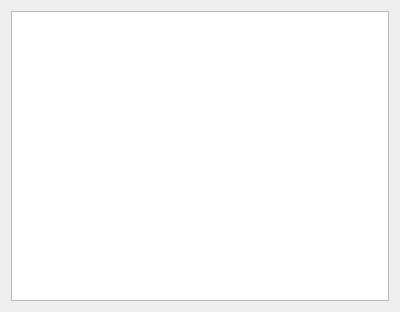
<?xml version="1.0" encoding="UTF-8"?>
<ui version="4.0">
 <class>PingAssistant</class>
 <widget class="QWidget" name="PingAssistant">
  <property name="geometry">
   <rect>
    <x>0</x>
    <y>0</y>
    <width>400</width>
    <height>312</height>
   </rect>
  </property>
  <property name="windowTitle">
   <string notr="true">Form</string>
  </property>
  <layout class="QGridLayout" name="gridLayout">
   <item row="1" column="0">
    <widget class="QTableWidget" name="tableWidget"/>
   </item>
   <item row="2" column="0">
    <layout class="QHBoxLayout" name="horizontalLayoutStatusBar"/>
   </item>
   <item row="0" column="0">
    <layout class="QHBoxLayout" name="horizontalLayoutToolBar"/>
   </item>
  </layout>
 </widget>
 <resources/>
 <connections/>
</ui>
